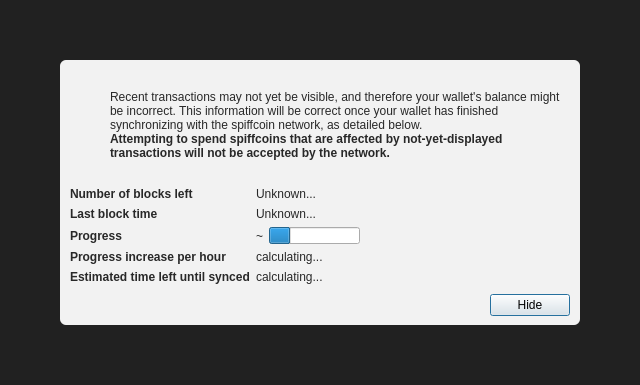
<?xml version="1.0" encoding="UTF-8"?>
<ui version="4.0">
 <class>ModalOverlay</class>
 <widget class="QWidget" name="ModalOverlay">
  <property name="geometry">
   <rect>
    <x>0</x>
    <y>0</y>
    <width>640</width>
    <height>385</height>
   </rect>
  </property>
  <property name="windowTitle">
   <string>Form</string>
  </property>
  <layout class="QVBoxLayout" name="verticalLayout" stretch="0">
   <property name="sizeConstraint">
    <enum>QLayout::SetDefaultConstraint</enum>
   </property>
   <property name="leftMargin">
    <number>0</number>
   </property>
   <property name="topMargin">
    <number>0</number>
   </property>
   <property name="rightMargin">
    <number>0</number>
   </property>
   <property name="bottomMargin">
    <number>0</number>
   </property>
   <item>
    <widget class="QWidget" name="bgWidget" native="true">
     <property name="styleSheet">
      <string notr="true">#bgWidget { background: rgba(0,0,0,220); }</string>
     </property>
     <layout class="QVBoxLayout" name="verticalLayoutMain" stretch="1">
      <property name="leftMargin">
       <number>60</number>
      </property>
      <property name="topMargin">
       <number>60</number>
      </property>
      <property name="rightMargin">
       <number>60</number>
      </property>
      <property name="bottomMargin">
       <number>60</number>
      </property>
      <item>
       <widget class="QWidget" name="contentWidget" native="true">
        <property name="styleSheet">
         <string notr="true">#contentWidget { background: rgba(255,255,255,240); border-radius: 6px; }

QLabel { color: rgb(40,40,40);  }</string>
        </property>
        <layout class="QVBoxLayout" name="verticalLayoutSub" stretch="1,0,0,0">
         <property name="spacing">
          <number>0</number>
         </property>
         <property name="leftMargin">
          <number>10</number>
         </property>
         <property name="topMargin">
          <number>10</number>
         </property>
         <property name="rightMargin">
          <number>10</number>
         </property>
         <property name="bottomMargin">
          <number>10</number>
         </property>
         <item>
          <layout class="QHBoxLayout" name="horizontalLayoutIconText" stretch="0,1">
           <property name="topMargin">
            <number>20</number>
           </property>
           <item>
            <layout class="QVBoxLayout" name="verticalLayoutIcon">
             <property name="leftMargin">
              <number>0</number>
             </property>
             <item>
              <widget class="QPushButton" name="warningIcon">
               <property name="enabled">
                <bool>false</bool>
               </property>
               <property name="text">
                <string/>
               </property>
               <property name="icon">
                <iconset>
                 <normaloff>:/icons/warning</normaloff>
                 <disabledoff>:/icons/warning</disabledoff>:/icons/warning</iconset>
               </property>
               <property name="iconSize">
                <size>
                 <width>48</width>
                 <height>48</height>
                </size>
               </property>
               <property name="flat">
                <bool>true</bool>
               </property>
              </widget>
             </item>
             <item>
              <spacer name="verticalSpacerWarningIcon">
               <property name="orientation">
                <enum>Qt::Vertical</enum>
               </property>
               <property name="sizeHint" stdset="0">
                <size>
                 <width>20</width>
                 <height>40</height>
                </size>
               </property>
              </spacer>
             </item>
            </layout>
           </item>
           <item>
            <layout class="QVBoxLayout" name="verticalLayoutInfoText">
             <property name="leftMargin">
              <number>0</number>
             </property>
             <property name="topMargin">
              <number>0</number>
             </property>
             <item>
              <widget class="QLabel" name="infoText">
               <property name="text">
                <string>Recent transactions may not yet be visible, and therefore your wallet's balance might be incorrect. This information will be correct once your wallet has finished synchronizing with the spiffcoin network, as detailed below.</string>
               </property>
               <property name="textFormat">
                <enum>Qt::RichText</enum>
               </property>
               <property name="wordWrap">
                <bool>true</bool>
               </property>
              </widget>
             </item>
             <item>
              <widget class="QLabel" name="infoTextStrong">
               <property name="font">
                <font>
                 <weight>75</weight>
                 <bold>true</bold>
                </font>
               </property>
               <property name="text">
                <string>Attempting to spend spiffcoins that are affected by not-yet-displayed transactions will not be accepted by the network.</string>
               </property>
               <property name="textFormat">
                <enum>Qt::RichText</enum>
               </property>
               <property name="wordWrap">
                <bool>true</bool>
               </property>
              </widget>
             </item>
             <item>
              <spacer name="verticalSpacerInTextSpace">
               <property name="orientation">
                <enum>Qt::Vertical</enum>
               </property>
               <property name="sizeHint" stdset="0">
                <size>
                 <width>20</width>
                 <height>40</height>
                </size>
               </property>
              </spacer>
             </item>
            </layout>
           </item>
          </layout>
         </item>
         <item>
          <spacer name="verticalSpacerAfterText">
           <property name="orientation">
            <enum>Qt::Vertical</enum>
           </property>
           <property name="sizeHint" stdset="0">
            <size>
             <width>20</width>
             <height>40</height>
            </size>
           </property>
          </spacer>
         </item>
         <item>
          <layout class="QFormLayout" name="formLayout">
           <property name="fieldGrowthPolicy">
            <enum>QFormLayout::FieldsStayAtSizeHint</enum>
           </property>
           <property name="horizontalSpacing">
            <number>6</number>
           </property>
           <property name="verticalSpacing">
            <number>6</number>
           </property>
           <property name="topMargin">
            <number>10</number>
           </property>
           <item row="0" column="0">
            <widget class="QLabel" name="labelNumberOfBlocksLeft">
             <property name="font">
              <font>
               <weight>75</weight>
               <bold>true</bold>
              </font>
             </property>
             <property name="text">
              <string>Number of blocks left</string>
             </property>
            </widget>
           </item>
           <item row="0" column="1">
            <widget class="QLabel" name="numberOfBlocksLeft">
             <property name="text">
              <string>Unknown...</string>
             </property>
            </widget>
           </item>
           <item row="1" column="0">
            <widget class="QLabel" name="labelLastBlockTime">
             <property name="font">
              <font>
               <weight>75</weight>
               <bold>true</bold>
              </font>
             </property>
             <property name="text">
              <string>Last block time</string>
             </property>
            </widget>
           </item>
           <item row="1" column="1">
            <widget class="QLabel" name="newestBlockDate">
             <property name="sizePolicy">
              <sizepolicy hsizetype="Maximum" vsizetype="Preferred">
               <horstretch>0</horstretch>
               <verstretch>0</verstretch>
              </sizepolicy>
             </property>
             <property name="text">
              <string>Unknown...</string>
             </property>
            </widget>
           </item>
           <item row="2" column="0">
            <widget class="QLabel" name="labelSyncDone">
             <property name="font">
              <font>
               <weight>75</weight>
               <bold>true</bold>
              </font>
             </property>
             <property name="text">
              <string>Progress</string>
             </property>
            </widget>
           </item>
           <item row="2" column="1">
            <layout class="QHBoxLayout" name="horizontalLayoutSync" stretch="0,1">
             <item>
              <widget class="QLabel" name="percentageProgress">
               <property name="text">
                <string notr="true">~</string>
               </property>
              </widget>
             </item>
             <item>
              <widget class="QProgressBar" name="progressBar">
               <property name="value">
                <number>24</number>
               </property>
               <property name="format">
                <string/>
               </property>
              </widget>
             </item>
            </layout>
           </item>
           <item row="4" column="0">
            <widget class="QLabel" name="labelProgressIncrease">
             <property name="font">
              <font>
               <weight>75</weight>
               <bold>true</bold>
              </font>
             </property>
             <property name="text">
              <string>Progress increase per hour</string>
             </property>
            </widget>
           </item>
           <item row="4" column="1">
            <widget class="QLabel" name="progressIncreasePerH">
             <property name="text">
              <string>calculating...</string>
             </property>
            </widget>
           </item>
           <item row="5" column="0">
            <widget class="QLabel" name="labelEstimatedTimeLeft">
             <property name="font">
              <font>
               <weight>75</weight>
               <bold>true</bold>
              </font>
             </property>
             <property name="text">
              <string>Estimated time left until synced</string>
             </property>
            </widget>
           </item>
           <item row="5" column="1">
            <widget class="QLabel" name="expectedTimeLeft">
             <property name="text">
              <string>calculating...</string>
             </property>
            </widget>
           </item>
          </layout>
         </item>
         <item>
          <layout class="QHBoxLayout" name="horizontalLayoutButtons">
           <property name="leftMargin">
            <number>10</number>
           </property>
           <property name="topMargin">
            <number>10</number>
           </property>
           <item>
            <spacer name="horizontalSpacer">
             <property name="orientation">
              <enum>Qt::Horizontal</enum>
             </property>
             <property name="sizeHint" stdset="0">
              <size>
               <width>40</width>
               <height>20</height>
              </size>
             </property>
            </spacer>
           </item>
           <item>
            <widget class="QPushButton" name="closeButton">
             <property name="text">
              <string>Hide</string>
             </property>
             <property name="shortcut">
              <string>Esc</string>
             </property>
             <property name="focusPolicy">
              <enum>Qt::StrongFocus</enum>
             </property>
             <property name="default">
              <bool>true</bool>
             </property>
            </widget>
           </item>
          </layout>
         </item>
        </layout>
       </widget>
      </item>
     </layout>
    </widget>
   </item>
  </layout>
 </widget>
 <resources/>
 <connections/>
</ui>
